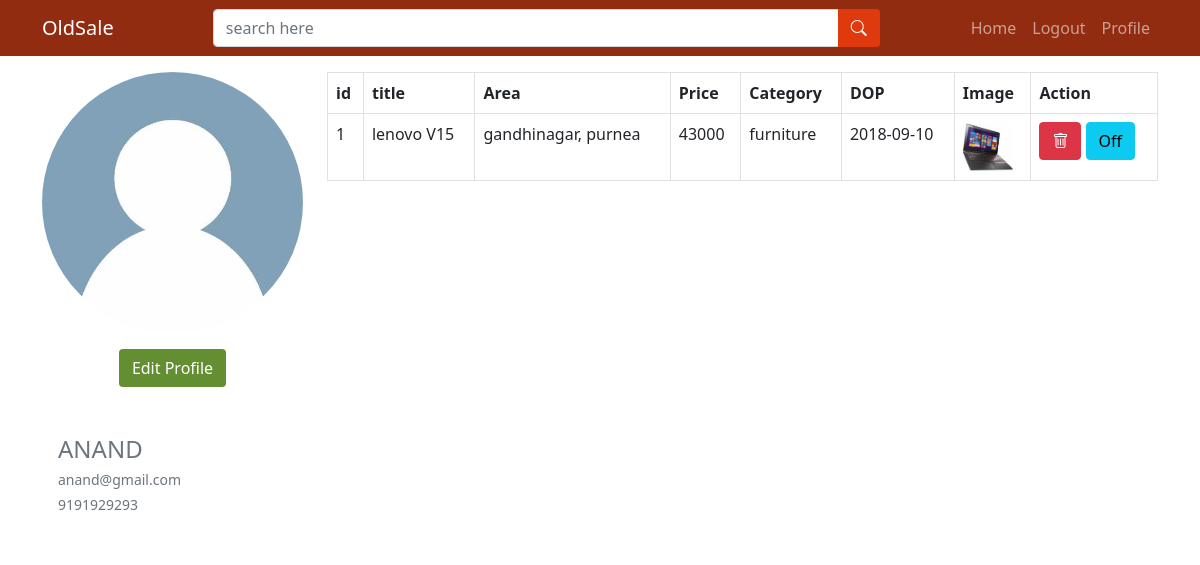
The page /user/post_list.php (signed in) on the database its author committed.
### tables this page shows
CREATE TABLE `users` (
  `id` int(11) NOT NULL,
  `contact` varchar(20) NOT NULL,
  `name` varchar(50) NOT NULL,
  `email` varchar(50) NOT NULL,
  `password` varchar(200) NOT NULL
);

CREATE TABLE `posts` (
  `p_id` int(11) NOT NULL,
  `title` varchar(200) NOT NULL,
  `price` float NOT NULL,
  `cat_id` int(11) NOT NULL,
  `img` varchar(200) NOT NULL,
  `date` timestamp NOT NULL DEFAULT current_timestamp() ON UPDATE current_timestamp(),
  `area` varchar(200) NOT NULL,
  `user_id` int(11) NOT NULL,
  `descr` longtext NOT NULL,
  `dop` date NOT NULL,
  `status` int(11) NOT NULL DEFAULT 1
);

CREATE TABLE `categories` (
  `c_id` int(11) NOT NULL,
  `c_title` varchar(100) NOT NULL
);

### user/post_list.php (the view, shortened to what this page needs)
<?php include "../dbconnect.php";
$log = $_SESSION['user'];
$callingUser = mysqli_query($connect,"select * from users where contact = '$log'");
$data = mysqli_fetch_array($callingUser);
?>
<!DOCTYPE html>
<html lang="en">
<head>
    <link rel="stylesheet" href="../style.css">
<link href="https://cdn.jsdelivr.net/npm/bootstrap@5.1.3/dist/css/bootstrap.min.css" rel="stylesheet">
<link rel="stylesheet" href="https://cdn.jsdelivr.net/npm/bootstrap-icons@1.7.2/font/bootstrap-icons.css">
</head>
<body>
    <?php include "../header.php";?>
    <div class="container mt-3">
        <div class="row">
            <div class="col-3">
                <div class="card border-0 ">
                    <img src="../dp.jpg" class="card-img-top rounded-circle" alt="">
                    <div class="card-body text-center">
                        <a href="" class="btn bg-dark-green text-white">Edit Profile</a>
</div>
<div class="card-body">
                        <div class="mt-3">
                            <h4 class="text-uppercase text-secondary"><?= $data['name'];?></h4>
                            <h5 class=" text-muted small"><?= $data['email'];?></h5>
                            <h5 class="text-uppercase text-muted small"><?= $data['contact'];?></h5>
                        </div>
                    </div>
                </div>
            </div>
            <div class="col-9">
                <table class="table table-bordered table-hover">
                    <tr>
                        <th>id</th>
                        <th>title</th>
                        <th>Area</th>
                        <th>Price</th>
                        <th>Category</th>
                        <th>DOP</th>
                        <th>Image</th>
                        <th>Action</th>
                    </tr>
                    <?php
                    $callingPost = mysqli_query($connect,"select * from posts JOIN categories ON posts.cat_id=categories.c_id where user_id='".$data['id']."'");
                    while($row = mysqli_fetch_array($callingPost)){
                    ?>
                    <tr>
                        <td><?= $row['p_id'];?></td>
                        <td><?= $row['title'];?></td>
                        <td><?= $row['area'];?></td>
                        <td><?= $row['price'];?></td>
                        <td><?= $row['c_title'];?></td>
                        <td><?= $row['dop'];?></td>
                        <td><img src='../images/<?= $row['img'];?>' width="50px"/></td>
                        <td>
                            <a href="" class="btn btn-danger"><i class="bi bi-trash"></i></a>
                            <a href="" class="btn btn-info">Off</a>
                    </td>
                    </tr>
                    <?php } ?>
                </table>
            </div>
        </div>
    </div>
</body>
</html>

### style.css (style rules this page uses)
.bg-dark-green { background-color: #638f32!important; }

### rows shown on the page
users: name "ANAND", email "anand@gmail.com", contact "9191929293"
posts: p_id "1", title "lenovo V15", area "gandhinagar, purnea", price "43000", categories.c_title "furniture", dop "2018-09-10", img (picture)

### other values the page prints
PROJECT_NAME "OldSale"
